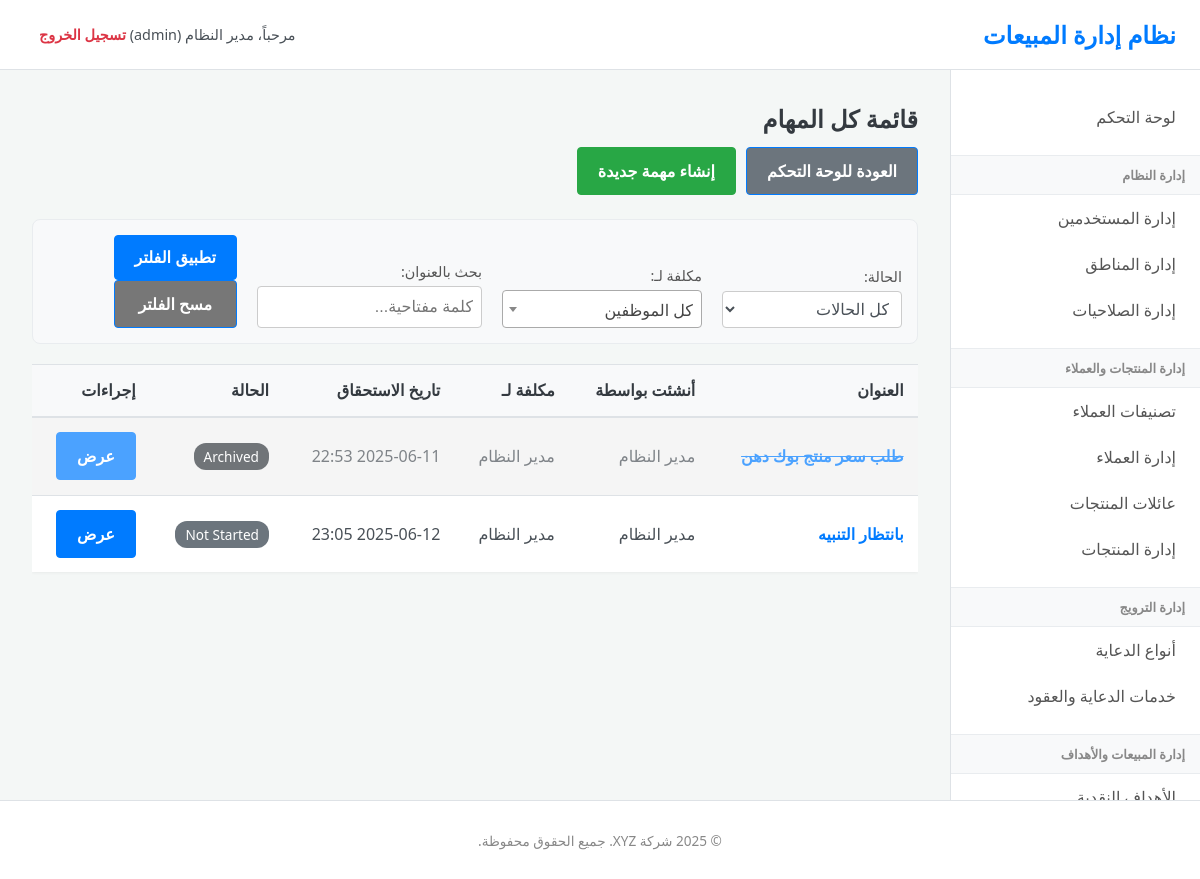
The page /index.php?page=tasks&action=list (signed in) on the database its author committed.
### tables this page shows
CREATE TABLE IF NOT EXISTS `tasks` (
  `task_id` int NOT NULL AUTO_INCREMENT,
  `title` varchar(255) NOT NULL,
  `description` text,
  `due_date` datetime DEFAULT NULL,
  `status` enum('Not Started','In Progress','Completed','Archived') NOT NULL DEFAULT 'Not Started',
  `created_by_user_id` int NOT NULL COMMENT 'من أنشأ المهمة',
  `assigned_to_user_id` int NOT NULL COMMENT 'الموظف المكلف بالمهمة (يمكن أن يكون هو نفسه المنشئ)',
  `created_at` timestamp NULL DEFAULT CURRENT_TIMESTAMP,
  `started_at` datetime DEFAULT NULL COMMENT 'وقت بدء التنفيذ الفعلي',
  `completed_at` datetime DEFAULT NULL COMMENT 'وقت الانتهاء الفعلي',
  PRIMARY KEY (`task_id`),
  KEY `created_by_user_id` (`created_by_user_id`),
  KEY `assigned_to_user_id` (`assigned_to_user_id`)
);

CREATE TABLE IF NOT EXISTS `users` (
  `user_id` int NOT NULL AUTO_INCREMENT,
  `username` varchar(50) NOT NULL,
  `password_hash` varchar(255) NOT NULL,
  `full_name` varchar(100) NOT NULL,
  `role` enum('admin','supervisor','representative','promoter') NOT NULL,
  `region_id` int DEFAULT NULL,
  `supervisor_id` int DEFAULT NULL,
  `is_active` tinyint(1) DEFAULT '1',
  `created_at` timestamp NULL DEFAULT CURRENT_TIMESTAMP,
  `updated_at` timestamp NULL DEFAULT CURRENT_TIMESTAMP ON UPDATE CURRENT_TIMESTAMP,
  PRIMARY KEY (`user_id`),
  UNIQUE KEY `username` (`username`),
  KEY `region_id` (`region_id`),
  KEY `supervisor_id` (`supervisor_id`)
);

### controllers/tasks.php (called while the page is built, shortened)
<?php
$action = $_GET['action'] ?? 'dashboard';
switch ($action) {
    case 'list':
        $page_title = "قائمة كل المهام";
        $filter_search = trim($_GET['search'] ?? '');
        $sql = "SELECT t.*, creator.full_name as creator_name, assign.full_name as assignee_name
                FROM tasks t
                JOIN users creator ON t.created_by_user_id = creator.user_id
                JOIN users assign ON t.assigned_to_user_id = assign.user_id
                WHERE 1=1";
        $params = [];
        $sql .= " ORDER BY t.due_date IS NULL, t.due_date ASC, t.created_at DESC";
        $stmt_tasks = $pdo->prepare($sql);
        $stmt_tasks->execute($params);
        $tasks_list = $stmt_tasks->fetchAll();
        break;
}
include 'views/layout.php';

### views/tasks/list.php (the view, shortened to what this page needs)
<h2><?php echo htmlspecialchars($page_title); ?></h2>
<div class="actions-bar">
    <a href="index.php?page=tasks&action=dashboard" class="button-link" style="background-color: #6c757d;">العودة للوحة التحكم</a>
    <a href="index.php?page=tasks&action=add" class="button-link add-btn">إنشاء مهمة جديدة</a>
</div>
<div class="filter-container">
    <form action="index.php" method="GET">
        <div class="filter-group">
            <label for="filter_status">الحالة:</label>
            <select name="status" id="filter_status">
                <option value="all">كل الحالات</option>
            </select>
        </div>
        <?php if ($_SESSION['user_role'] === 'admin' || $_SESSION['user_role'] === 'supervisor'): ?>
        <div class="filter-group">
            <label for="filter_assignee">مكلفة لـ:</label>
        </div>
        <?php endif; ?>
        <div class="filter-group">
            <label for="filter_search">بحث بالعنوان:</label>
            <input type="text" name="search" id="filter_search" placeholder="كلمة مفتاحية..." value="<?php echo htmlspecialchars($filter_search); ?>">
        </div>
        <div class="filter-group">
            <button type="submit" class="button-link">تطبيق الفلتر</button>
            <a href="index.php?page=tasks&action=list" class="button-link" style="background-color: #777;">مسح الفلتر</a>
        </div>
    </form>
</div>
<div class="table-container">
    <table>
        <thead>
            <tr>
                <th>العنوان</th>
                <th>أنشئت بواسطة</th>
                <th>مكلفة لـ</th>
                <th>تاريخ الاستحقاق</th>
                <th>الحالة</th>
                <th>إجراءات</th>
            </tr>
        </thead>
        <tbody>
            <?php if (empty($tasks_list)): ?>
                <tr><td colspan="6">لا توجد مهام تطابق معايير البحث الحالية.</td></tr>
            <?php else: ?>
                <?php foreach ($tasks_list as $task): ?>
                    <?php
                        $row_class = '';
                        if ($task['status'] === 'Completed' || $task['status'] === 'Archived') {
                            $row_class = 'task-done';
                        } elseif ($task['due_date'] && strtotime($task['due_date']) < time()) {
                            $row_class = 'task-overdue';
                        }
                    ?>
                    <tr class="<?php echo $row_class; ?>">
                        <td>
                            <a href="index.php?page=tasks&action=view&id=<?php echo $task['task_id']; ?>" class="task-title-link">
                                <?php echo htmlspecialchars($task['title']); ?>
                            </a>
                        </td>
                        <td><?php echo htmlspecialchars($task['creator_name']); ?></td>
                        <td><?php echo htmlspecialchars($task['assignee_name']); ?></td>
                        <td><?php echo htmlspecialchars($task['due_date'] ? date('Y-m-d H:i', strtotime($task['due_date'])) : 'غير محدد'); ?></td>
                        <td>
                            <span class="badge status-<?php echo str_replace(' ', '-', strtolower($task['status'])); ?>">
                                <?php echo htmlspecialchars($task['status']); ?>
                            </span>
                        </td>
                        <td>
                            <a href="index.php?page=tasks&action=view&id=<?php echo $task['task_id']; ?>" class="button-link">عرض</a>
                        </td>
                    </tr>
                <?php endforeach; ?>
            <?php endif; ?>
        </tbody>
    </table>
</div>

### css/style.css (style rules this page uses)
:root { --primary-color: #007bff; --secondary-color: #6c757d; --success-color: #28a745; --danger-color: #dc3545; --warning-color: #ffc107; --info-color: #17a2b8; --light-color: #f8f9fa; --dark-color: #343a40; --text-color: #495057; --border-color: #dee2e6; --body-bg: #f4f7f6; --sidebar-bg: #ffffff; --header-bg: #ffffff; --font-family: 'Tahoma', 'Segoe UI', sans-serif; }
* { box-sizing: border-box; }
body { font-family: var(--font-family); background-color: var(--body-bg); margin: 0; padding: 0; color: var(--text-color); font-size: 16px; direction: rtl; }
a { color: var(--primary-color); text-decoration: none; transition: color 0.3s ease; }
h1, h2, h3, h4, h5, h6 { color: var(--dark-color); margin-top: 0; margin-bottom: 0.75rem; }
.form-control, input[type="text"], input[type="password"], input[type="email"], input[type="number"], input[type="date"], select, textarea { display: block; width: 100%; padding: 0.75rem; font-size: 1rem; line-height: 1.5; color: var(--text-color); background-color: #fff; background-clip: padding-box; border: 1px solid var(--border-color); border-radius: 0.25rem; transition: border-color 0.15s ease-in-out, box-shadow 0.15s ease-in-out; }
.button-link, .btn { display: inline-block; font-weight: 600; text-align: center; vertical-align: middle; cursor: pointer; user-select: none; background-color: var(--primary-color); border: 1px solid var(--primary-color); padding: 0.75rem 1.25rem; font-size: 1rem; border-radius: 0.25rem; color: #fff; transition: all 0.15s ease-in-out; }
.button-link.add-btn { background-color: var(--success-color); border-color: var(--success-color); }
.actions-bar { margin-bottom: 1.5rem; display:flex; gap:10px; }
table { width: 100%; margin-bottom: 1rem; color: var(--text-color); border-collapse: collapse; background-color: #fff; box-shadow: 0 1px 3px rgba(0,0,0,0.05); }
table th, table td { padding: 0.9rem; vertical-align: middle; border-top: 1px solid var(--border-color); text-align: right; }
table thead th { vertical-align: bottom; border-bottom: 2px solid var(--border-color); background-color: var(--light-color); font-weight: 600; color: var(--dark-color); }

### views/tasks/list.php (style rules this page uses)
.filter-container { background-color: #f8f9fa; padding: 15px; border-radius: 8px; margin-bottom: 20px; border: 1px solid #e9ecef; }
.filter-container form { display: flex; flex-wrap: wrap; gap: 20px; align-items: flex-end; }
.filter-group { display: flex; flex-direction: column; }
.filter-group label { margin-bottom: 5px; font-size: 0.9em; color: #555; }
.filter-group select, .filter-group input[type="text"] { padding: 8px; border-radius: 4px; border: 1px solid #ccc; min-width: 180px; }
.table-container { overflow-x: auto; }
.task-title-link { font-weight: bold; color: var(--primary-color); text-decoration: none; }
tr.task-done { opacity: 0.7; background-color: #f1f1f1; }
tr.task-done .task-title-link { text-decoration: line-through; }
.badge { padding: 4px 10px; border-radius: 12px; color: white; font-weight: 500; font-size: 0.85em; white-space: nowrap; }
.status-not-started { background-color: #6c757d; }
.status-archived { background-color: #343a40; }

### rows shown on the page
tasks: title "طلب سعر منتج بوك دهن", created_by_user.full_name "مدير النظام", due_date "2025-06-11 22:53", status "Archived"
tasks: title "بانتظار التنبيه", created_by_user.full_name "مدير النظام", due_date "2025-06-12 23:05", status "Not Started"

### other values the page prints
$_SESSION['full_name'] "مدير النظام"
$_SESSION['user_role'] "admin"
$page_title "قائمة كل المهام"
